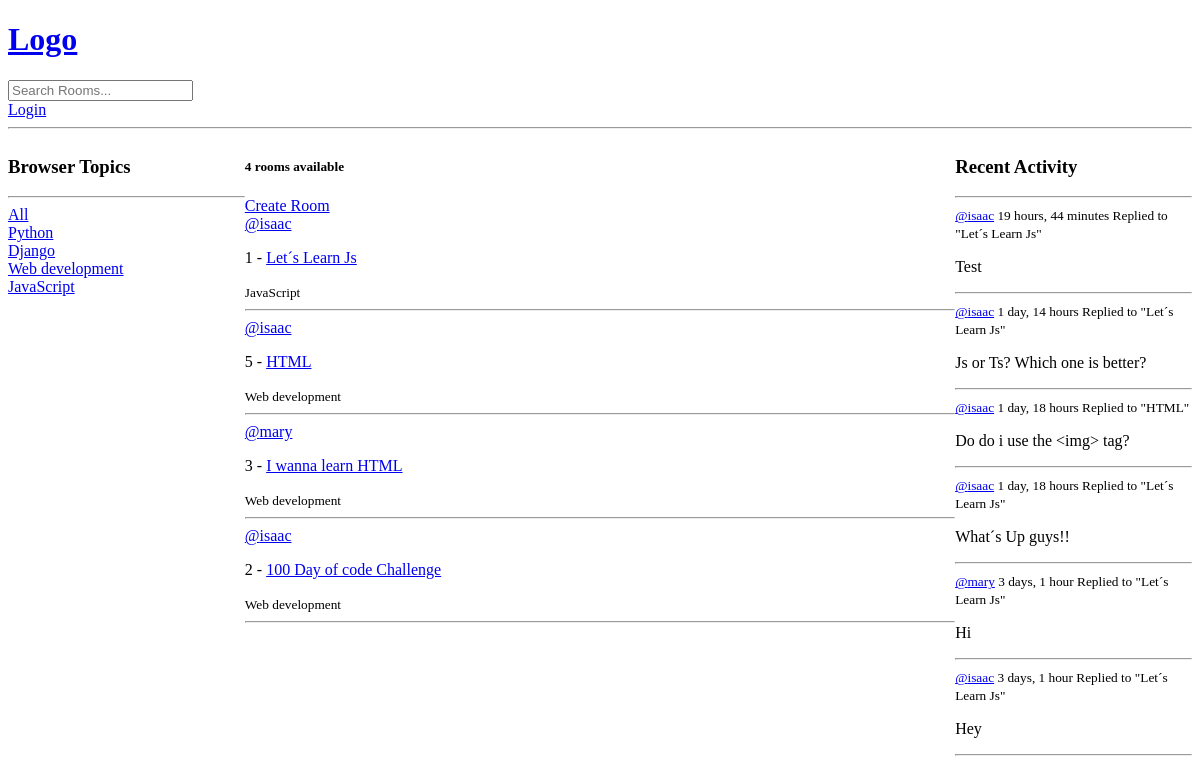
The app's page /, older data.
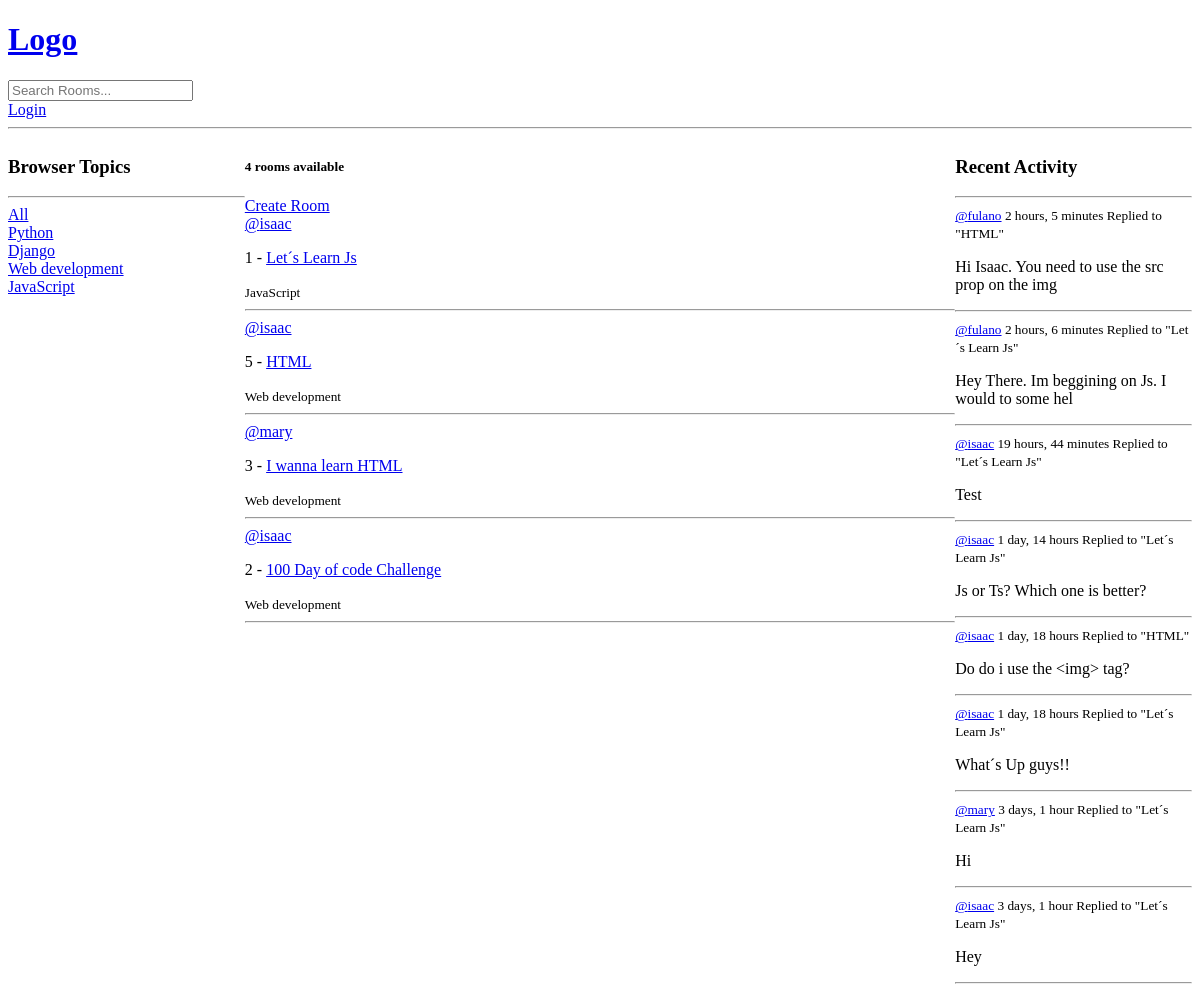
The same page, newer data.
### base/models.py (models this page shows, shortened)
class Topic(models.Model):
    name = models.CharField(max_length=200);

class Room(models.Model):
    host = models.ForeignKey(User, on_delete=models.SET_NULL, null=True);
    topic = models.ForeignKey(Topic, on_delete=models.SET_NULL, null=True);
    name = models.CharField(max_length=200);
    description = models.TextField(null=True, blank=True);
    participants = models.ManyToManyField(User, related_name='participants', blank=True);
    update = models.DateTimeField(auto_now=True);
    created = models.DateTimeField(auto_now_add=True);
    class Meta:
        ordering = ['-update', '-created'];
    def __str__(self):
        return self.name;

class Message(models.Model):
    user = models.ForeignKey(User, on_delete=models.CASCADE);
    room = models.ForeignKey(Room, on_delete=models.CASCADE);
    body = models.TextField();
    update = models.DateTimeField(auto_now=True);
    created = models.DateTimeField(auto_now_add=True);
    class Meta:
        ordering = ['-update', '-created'];
    def __str__(self):
        return self.body[0:50];

### base/views.py (the view)
# urls.py: path('', views.home, name='home'),
def home(req):
    q = req.GET.get('q') if req.GET.get('q') != None else '';
    rooms = Room.objects.filter(
        Q(topic__name__icontains=q) |
        Q(name__icontains=q) |
        Q(description__icontains=q)
        );
    room_count = rooms.count();
    topics = Topic.objects.all();
    room = Room.objects.all();
    room_messages = Message.objects.filter(Q(room__topic__name__icontains=q));
    print(room);
    context = {
        'rooms': rooms,
        'topics': topics,
        'room_count': room_count,
        'room_messages': room_messages
        };
    return render(req, 'base/home.html', context);

### base/templates/base/home.html (shortened to what this page needs)
{% extends 'index.html' %}
{% block content %}
<div class="home-container">
  <div>
    {% include 'base/components/topics_component.html' %}
  </div>
  <div>
    <h5>{{room_count}} rooms available</h5>
    <a href="{% url 'create-room' %}">Create Room</a>
    {% include 'base/components/feed_component.html' %}
  </div>
  <div>
    {% include 'base/components/activity_component.html' %}
  </div>
</div>
{% endblock content %}

### base/templates/base/components/topics_component.html
<h3>Browser Topics</h3>
<hr>
<div>
  <a href="{% url 'home' %}">All</a>
</div>
{% for topic in topics %}
<div>
  <a href="{% url 'home' %}?q={{topic.name}}"">{{topic.name}}</a>
        </div>
{% endfor %}

### base/templates/base/components/feed_component.html (shortened to what this page needs)
{% for room in rooms %}
<div>
  <a href="{% url 'user-profile' room.host.id %}">@{{room.host.username}}</a>
  <p>{{room.id}} - <a href="{% url 'room' room.id %}">{{room.name}}</p></a>
  <small>{{room.topic.name}}</small>
  <hr>
</div>
{% endfor %}

### base/templates/base/components/activity_component.html (shortened to what this page needs)
<h3>Recent Activity</h3>
<hr>
{% for message in room_messages %}
<div>
  <small>
    <a href="{% url 'user-profile' message.user.id %}">@{{message.user}}</a> {{message.created|timesince}}
  </small>
  <small>Replied to <a>"{{message.room}}"</a></small>
  <p>{{message}}</p>
  <hr>
</div>
{% endfor%}

Row changes from the older to the newer data that the page shows:
added Message: user "fulano", created "2 hours, 5 minutes", room "HTML", body "Hi Isaac. You need to use the src prop on the img"
added Message: user "fulano", created "2 hours, 6 minutes", room "Let´s Learn Js", body "Hey There. Im beggining on Js. I would to some hel"
